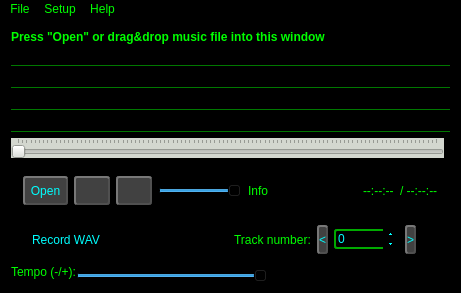
<?xml version="1.0" encoding="UTF-8"?>
<ui version="4.0">
 <class>MainWindow</class>
 <widget class="QMainWindow" name="MainWindow">
  <property name="geometry">
   <rect>
    <x>0</x>
    <y>0</y>
    <width>461</width>
    <height>289</height>
   </rect>
  </property>
  <property name="minimumSize">
   <size>
    <width>250</width>
    <height>0</height>
   </size>
  </property>
  <property name="contextMenuPolicy">
   <enum>Qt::CustomContextMenu</enum>
  </property>
  <property name="acceptDrops">
   <bool>true</bool>
  </property>
  <property name="windowTitle">
   <string>Simple SDL2 Mixer X Music player</string>
  </property>
  <property name="windowIcon">
   <iconset resource="../_resources/musicplayer.qrc">
    <normaloff>:/cat_musplay/cat_musplay_48x48.png</normaloff>:/cat_musplay/cat_musplay_48x48.png</iconset>
  </property>
  <property name="styleSheet">
   <string notr="true">*{
    background-color: rgb(0, 0, 0);
    color: rgb(0, 255, 0);
}
*:!enabled{
    color: rgb(170, 170, 170);
}
QPushButton {
	background-color: rgb(65, 65, 65);
	border-color: rgb(80, 80, 80);
	border-style: outset;
    border-width: 2px;
	color: rgb(0, 255, 255);
	border-radius: 3px;
    height: 25px;
 }
QPushButton:pressed {
    background-color: rgb(80, 80, 80);
    border-style: inset;
}
QCheckBox {
	border-color: rgb(0, 170, 0);
    border-width: 1px;
	color: rgb(0, 255, 255);
 }
QComboBox, QSpinBox, QLineEdit:enabled{
	border-radius: 3px;
    border-width: 2px;
    border-style: solid;
	border-color: rgb(0, 170, 0);
	color: rgb(0, 255, 255);
}
QSpinBox::up-button {
    subcontrol-origin: border;
	color: rgb(0, 255, 255);
}
QSpinBox::down-button {
    subcontrol-origin: border;
	color: rgb(0, 255, 255);
}
QSpinBox::up-button:!enabled {
    subcontrol-origin: border;
	color: rgb(230, 230, 230);
}
QSpinBox::down-button:!enabled {
    subcontrol-origin: border;
	color: rgb(230, 230, 230);
}


QPushButton:!enabled, QSpinBox:!enabled, QLineEdit:!enabled
{
    border-color: rgb(120, 120, 120);
    color: rgb(128, 128, 128);
}
QGroupBox
{
    padding: 5px;
    border-width: 1px;
    border-style: solid;
    border-color: rgb(0, 170, 0);
	border-radius: 3px;
}
QLabel
{
	background-color: transparent;
}

</string>
  </property>
  <widget class="QWidget" name="centralWidget">
   <layout class="QGridLayout" name="gridLayout">
    <property name="sizeConstraint">
     <enum>QLayout::SetMinimumSize</enum>
    </property>
    <item row="4" column="0" colspan="2">
     <widget class="LabelMarquee" name="musCopyright">
      <property name="styleSheet">
       <string notr="true">border-width: 1px;
border-style: solid;
border-color: rgba(0, 0, 0, 0);
border-bottom-color: rgb(0, 120, 0);
</string>
      </property>
      <property name="text">
       <string/>
      </property>
      <property name="scaledContents">
       <bool>true</bool>
      </property>
     </widget>
    </item>
    <item row="7" column="0">
     <widget class="QFrame" name="frame_3">
      <property name="frameShape">
       <enum>QFrame::StyledPanel</enum>
      </property>
      <property name="frameShadow">
       <enum>QFrame::Raised</enum>
      </property>
      <layout class="QHBoxLayout" name="horizontalLayout_2">
       <property name="leftMargin">
        <number>0</number>
       </property>
       <property name="topMargin">
        <number>0</number>
       </property>
       <property name="rightMargin">
        <number>0</number>
       </property>
       <property name="bottomMargin">
        <number>0</number>
       </property>
       <item>
        <widget class="QCheckBox" name="recordWav">
         <property name="text">
          <string>Record WAV</string>
         </property>
        </widget>
       </item>
       <item>
        <spacer name="horizontalSpacer_2">
         <property name="orientation">
          <enum>Qt::Horizontal</enum>
         </property>
         <property name="sizeHint" stdset="0">
          <size>
           <width>148</width>
           <height>20</height>
          </size>
         </property>
        </spacer>
       </item>
       <item>
        <widget class="QFrame" name="gme_setup">
         <property name="enabled">
          <bool>true</bool>
         </property>
         <property name="frameShape">
          <enum>QFrame::StyledPanel</enum>
         </property>
         <property name="frameShadow">
          <enum>QFrame::Raised</enum>
         </property>
         <layout class="QGridLayout" name="gridLayout_3">
          <property name="leftMargin">
           <number>0</number>
          </property>
          <property name="topMargin">
           <number>0</number>
          </property>
          <property name="rightMargin">
           <number>0</number>
          </property>
          <property name="bottomMargin">
           <number>0</number>
          </property>
          <property name="horizontalSpacing">
           <number>6</number>
          </property>
          <property name="verticalSpacing">
           <number>0</number>
          </property>
          <item row="0" column="1">
           <widget class="QPushButton" name="trackPrev">
            <property name="text">
             <string notr="true">&lt;</string>
            </property>
           </widget>
          </item>
          <item row="0" column="3">
           <widget class="QPushButton" name="trackNext">
            <property name="text">
             <string notr="true">&gt;</string>
            </property>
           </widget>
          </item>
          <item row="0" column="2">
           <widget class="QSpinBox" name="trackID">
            <property name="enabled">
             <bool>true</bool>
            </property>
            <property name="maximum">
             <number>9999999</number>
            </property>
           </widget>
          </item>
          <item row="0" column="0">
           <widget class="QLabel" name="label_4">
            <property name="text">
             <string>Track number:</string>
            </property>
           </widget>
          </item>
          <item row="0" column="4">
           <widget class="QCheckBox" name="disableSpcEcho">
            <property name="toolTip">
             <string>Disable built-in SPC echo</string>
            </property>
            <property name="text">
             <string notr="true"/>
            </property>
           </widget>
          </item>
         </layout>
        </widget>
       </item>
      </layout>
     </widget>
    </item>
    <item row="3" column="0" colspan="2">
     <widget class="LabelMarquee" name="musAlbum">
      <property name="styleSheet">
       <string notr="true">border-width: 1px;
border-style: solid;
border-color: rgba(0, 0, 0, 0);
border-bottom-color: rgb(0, 120, 0);
</string>
      </property>
      <property name="text">
       <string/>
      </property>
      <property name="scaledContents">
       <bool>true</bool>
      </property>
     </widget>
    </item>
    <item row="0" column="0" colspan="2">
     <widget class="QLabel" name="label">
      <property name="font">
       <font>
        <weight>75</weight>
        <bold>true</bold>
       </font>
      </property>
      <property name="text">
       <string>Press &quot;Open&quot; or drag&amp;drop music file into this window</string>
      </property>
     </widget>
    </item>
    <item row="1" column="0" colspan="2">
     <widget class="LabelMarquee" name="musTitle">
      <property name="styleSheet">
       <string notr="true">border-width: 1px;
border-style: solid;
border-color: rgba(0, 0, 0, 0);
border-bottom-color: rgb(0, 120, 0);
</string>
      </property>
      <property name="text">
       <string/>
      </property>
      <property name="scaledContents">
       <bool>true</bool>
      </property>
     </widget>
    </item>
    <item row="2" column="0" colspan="2">
     <widget class="LabelMarquee" name="musArtist">
      <property name="styleSheet">
       <string notr="true">border-width: 1px;
border-style: solid;
border-color: rgba(0, 0, 0, 0);
border-bottom-color: rgb(0, 120, 0);
</string>
      </property>
      <property name="text">
       <string/>
      </property>
      <property name="scaledContents">
       <bool>true</bool>
      </property>
     </widget>
    </item>
    <item row="8" column="0">
     <widget class="QFrame" name="tempoFrame">
      <property name="frameShape">
       <enum>QFrame::NoFrame</enum>
      </property>
      <property name="frameShadow">
       <enum>QFrame::Plain</enum>
      </property>
      <property name="lineWidth">
       <number>0</number>
      </property>
      <layout class="QHBoxLayout" name="horizontalLayout_3">
       <property name="spacing">
        <number>0</number>
       </property>
       <property name="leftMargin">
        <number>0</number>
       </property>
       <property name="topMargin">
        <number>0</number>
       </property>
       <property name="rightMargin">
        <number>0</number>
       </property>
       <property name="bottomMargin">
        <number>0</number>
       </property>
       <item>
        <widget class="QLabel" name="tempoLabel">
         <property name="text">
          <string>Tempo (-/+):</string>
         </property>
        </widget>
       </item>
       <item>
        <widget class="QSlider" name="tempo">
         <property name="toolTip">
          <string>Tempo</string>
         </property>
         <property name="minimum">
          <number>-100</number>
         </property>
         <property name="maximum">
          <number>100</number>
         </property>
         <property name="orientation">
          <enum>Qt::Horizontal</enum>
         </property>
         <property name="tickPosition">
          <enum>QSlider::TicksAbove</enum>
         </property>
        </widget>
       </item>
      </layout>
     </widget>
    </item>
    <item row="5" column="0">
     <widget class="QSlider" name="musicPosition">
      <property name="styleSheet">
       <string notr="true">background-color: rgb(211, 215, 207);</string>
      </property>
      <property name="maximum">
       <number>100</number>
      </property>
      <property name="value">
       <number>0</number>
      </property>
      <property name="orientation">
       <enum>Qt::Horizontal</enum>
      </property>
      <property name="invertedAppearance">
       <bool>false</bool>
      </property>
      <property name="invertedControls">
       <bool>false</bool>
      </property>
      <property name="tickPosition">
       <enum>QSlider::TicksAbove</enum>
      </property>
     </widget>
    </item>
    <item row="6" column="0" colspan="2">
     <widget class="QFrame" name="frame_2">
      <property name="minimumSize">
       <size>
        <width>0</width>
        <height>45</height>
       </size>
      </property>
      <property name="frameShape">
       <enum>QFrame::StyledPanel</enum>
      </property>
      <property name="frameShadow">
       <enum>QFrame::Raised</enum>
      </property>
      <layout class="QHBoxLayout" name="horizontalLayout">
       <property name="sizeConstraint">
        <enum>QLayout::SetMinimumSize</enum>
       </property>
       <item>
        <widget class="QPushButton" name="open">
         <property name="minimumSize">
          <size>
           <width>45</width>
           <height>0</height>
          </size>
         </property>
         <property name="text">
          <string>Open</string>
         </property>
         <property name="shortcut">
          <string>Ctrl+O</string>
         </property>
         <property name="flat">
          <bool>false</bool>
         </property>
        </widget>
       </item>
       <item>
        <widget class="QPushButton" name="play">
         <property name="minimumSize">
          <size>
           <width>24</width>
           <height>0</height>
          </size>
         </property>
         <property name="toolTip">
          <string>Play</string>
         </property>
         <property name="icon">
          <iconset resource="../_resources/musicplayer.qrc">
           <normaloff>:/buttons/play.png</normaloff>:/buttons/play.png</iconset>
         </property>
         <property name="shortcut">
          <string>Space</string>
         </property>
         <property name="flat">
          <bool>false</bool>
         </property>
        </widget>
       </item>
       <item>
        <widget class="QPushButton" name="stop">
         <property name="minimumSize">
          <size>
           <width>24</width>
           <height>0</height>
          </size>
         </property>
         <property name="toolTip">
          <string>Stop</string>
         </property>
         <property name="icon">
          <iconset resource="../_resources/musicplayer.qrc">
           <normaloff>:/buttons/stop.png</normaloff>:/buttons/stop.png</iconset>
         </property>
         <property name="shortcut">
          <string>.</string>
         </property>
         <property name="flat">
          <bool>false</bool>
         </property>
        </widget>
       </item>
       <item>
        <widget class="QSlider" name="volume">
         <property name="maximum">
          <number>128</number>
         </property>
         <property name="value">
          <number>128</number>
         </property>
         <property name="orientation">
          <enum>Qt::Horizontal</enum>
         </property>
        </widget>
       </item>
       <item>
        <widget class="QLabel" name="smallInfo">
         <property name="text">
          <string>Info</string>
         </property>
        </widget>
       </item>
       <item>
        <spacer name="horizontalSpacer">
         <property name="orientation">
          <enum>Qt::Horizontal</enum>
         </property>
         <property name="sizeHint" stdset="0">
          <size>
           <width>40</width>
           <height>20</height>
          </size>
         </property>
        </spacer>
       </item>
       <item>
        <widget class="QLabel" name="isLooping">
         <property name="toolTip">
          <string>&lt;html&gt;&lt;head/&gt;&lt;body&gt;&lt;p&gt;Current music has an embedded loop&lt;/p&gt;&lt;/body&gt;&lt;/html&gt;</string>
         </property>
         <property name="text">
          <string/>
         </property>
         <property name="pixmap">
          <pixmap resource="../_resources/musicplayer.qrc">:/loop_in_use.png</pixmap>
         </property>
        </widget>
       </item>
       <item>
        <widget class="QLabel" name="playingTimeLabel">
         <property name="text">
          <string>--:--:--</string>
         </property>
        </widget>
       </item>
       <item>
        <widget class="QLabel" name="playingTimeLenghtLabel">
         <property name="text">
          <string>/ --:--:--</string>
         </property>
        </widget>
       </item>
      </layout>
     </widget>
    </item>
   </layout>
  </widget>
  <widget class="QMenuBar" name="menuBar">
   <property name="geometry">
    <rect>
     <x>0</x>
     <y>0</y>
     <width>461</width>
     <height>20</height>
    </rect>
   </property>
   <widget class="QMenu" name="menuFile">
    <property name="title">
     <string>File</string>
    </property>
    <addaction name="actionOpen"/>
    <addaction name="separator"/>
    <addaction name="actionQuit"/>
   </widget>
   <widget class="QMenu" name="menuSetup">
    <property name="title">
     <string>Setup</string>
    </property>
    <widget class="QMenu" name="menuMusicLooping">
     <property name="title">
      <string>Music looping</string>
     </property>
     <addaction name="actionLoopForever"/>
     <addaction name="separator"/>
     <addaction name="actionPlay1Time"/>
     <addaction name="actionPlay2Times"/>
     <addaction name="actionPlay3Times"/>
    </widget>
    <addaction name="actionAudioSetup"/>
    <addaction name="actionMidiSetup"/>
    <addaction name="actionMultiMusicTesting"/>
    <addaction name="actionMultiSFXTesting"/>
    <addaction name="actionSfxTesting"/>
    <addaction name="actionMusicFX"/>
    <addaction name="actionTracksMuter"/>
    <addaction name="actionFileAssoc"/>
    <addaction name="separator"/>
    <addaction name="actionEnableReverb"/>
    <addaction name="actionTuneReverb"/>
    <addaction name="actionEnableEcho"/>
    <addaction name="actionTuneEcho"/>
    <addaction name="separator"/>
    <addaction name="menuMusicLooping"/>
    <addaction name="actionPause_the_audio_stream"/>
    <addaction name="separator"/>
   </widget>
   <widget class="QMenu" name="menuHelp">
    <property name="title">
     <string>Help</string>
    </property>
    <addaction name="actionHelpGitHub"/>
    <addaction name="actionHelpLicense"/>
    <addaction name="separator"/>
    <addaction name="actionHelpAbout"/>
   </widget>
   <addaction name="menuFile"/>
   <addaction name="menuSetup"/>
   <addaction name="menuHelp"/>
  </widget>
  <action name="actionMidiSetup">
   <property name="text">
    <string>MIDI Setup</string>
   </property>
  </action>
  <action name="actionOpen">
   <property name="text">
    <string>Open</string>
   </property>
  </action>
  <action name="actionQuit">
   <property name="text">
    <string>Quit</string>
   </property>
  </action>
  <action name="actionHelpLicense">
   <property name="text">
    <string>GPL License</string>
   </property>
  </action>
  <action name="actionHelpAbout">
   <property name="text">
    <string>About</string>
   </property>
  </action>
  <action name="actionHelpGitHub">
   <property name="text">
    <string>Visit Github page...</string>
   </property>
  </action>
  <action name="actionSfxTesting">
   <property name="text">
    <string>SFX Testing</string>
   </property>
  </action>
  <action name="actionEnableReverb">
   <property name="checkable">
    <bool>true</bool>
   </property>
   <property name="text">
    <string>Enable reverb</string>
   </property>
  </action>
  <action name="actionFileAssoc">
   <property name="text">
    <string>File associations...</string>
   </property>
  </action>
  <action name="actionLoopForever">
   <property name="checkable">
    <bool>true</bool>
   </property>
   <property name="checked">
    <bool>true</bool>
   </property>
   <property name="text">
    <string>Loop forever</string>
   </property>
  </action>
  <action name="actionPlay1Time">
   <property name="checkable">
    <bool>true</bool>
   </property>
   <property name="text">
    <string>Play 1 time</string>
   </property>
  </action>
  <action name="actionPlay2Times">
   <property name="checkable">
    <bool>true</bool>
   </property>
   <property name="text">
    <string>Play 2 times</string>
   </property>
  </action>
  <action name="actionPlay3Times">
   <property name="checkable">
    <bool>true</bool>
   </property>
   <property name="text">
    <string>Play 3 times</string>
   </property>
  </action>
  <action name="actionAudioSetup">
   <property name="text">
    <string>Audio Setup...</string>
   </property>
  </action>
  <action name="actionEnableEcho">
   <property name="checkable">
    <bool>true</bool>
   </property>
   <property name="text">
    <string>Enable echo</string>
   </property>
  </action>
  <action name="actionTuneEcho">
   <property name="text">
    <string>Tune echo...</string>
   </property>
  </action>
  <action name="actionMultiMusicTesting">
   <property name="text">
    <string>Multi-Music Testing</string>
   </property>
  </action>
  <action name="actionMusicFX">
   <property name="text">
    <string>Music FX</string>
   </property>
  </action>
  <action name="actionTracksMuter">
   <property name="text">
    <string>Tracks enable/disable</string>
   </property>
  </action>
  <action name="actionPause_the_audio_stream">
   <property name="checkable">
    <bool>true</bool>
   </property>
   <property name="text">
    <string>Pause the audio stream</string>
   </property>
  </action>
  <action name="actionTuneReverb">
   <property name="text">
    <string>Tune reverb...</string>
   </property>
  </action>
  <action name="actionMultiSFXTesting">
   <property name="text">
    <string>Multi-SFX testing</string>
   </property>
  </action>
 </widget>
 <layoutdefault spacing="6" margin="11"/>
 <customwidgets>
  <customwidget>
   <class>LabelMarquee</class>
   <extends>QLabel</extends>
   <header>MainWindow/label_marquee.h</header>
  </customwidget>
 </customwidgets>
 <resources>
  <include location="../_resources/musicplayer.qrc"/>
  <include location="../_resources/musicplayer.qrc"/>
 </resources>
 <connections/>
</ui>
